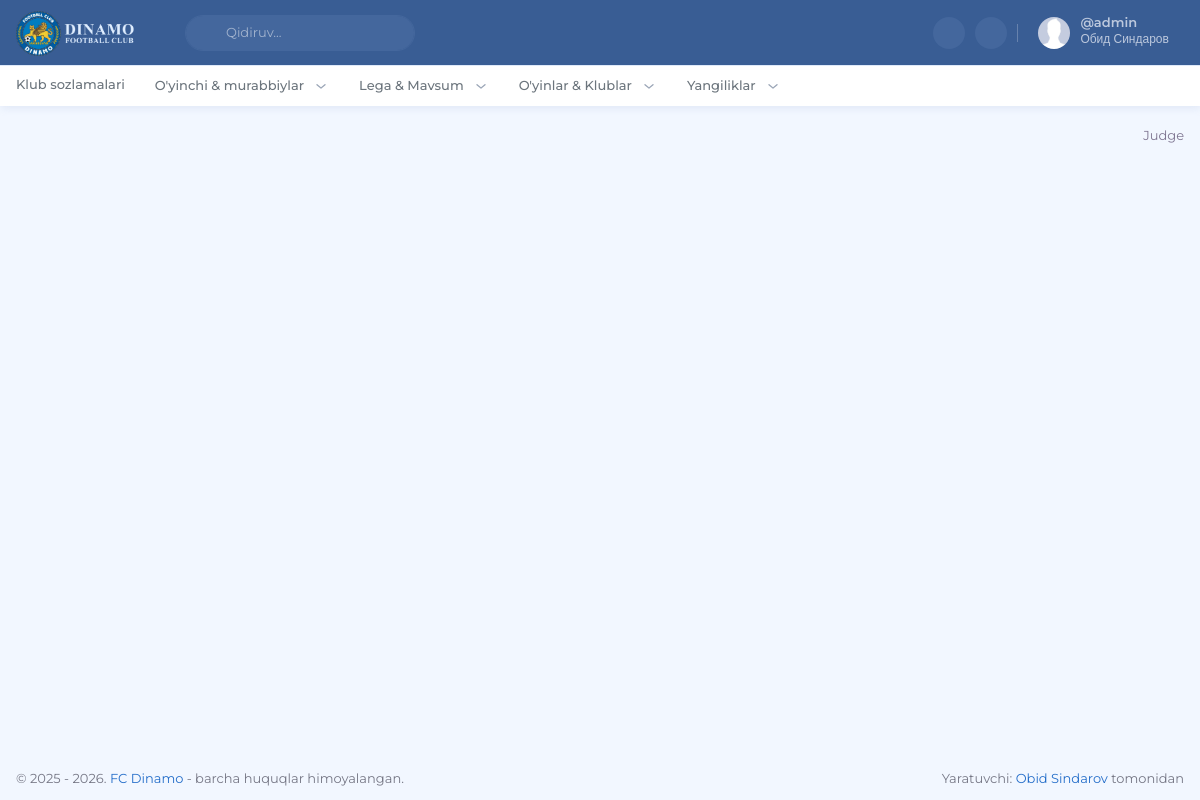
/judge/home (signed in), run on the app's committed database.
### apps/users/models.py (models this page shows, shortened)
class CustomUser(AbstractUser):
    pass

### apps/judge/views.py (the view)
# urls.py: path('home', views.judge, name='judge'),
@login_required
def judge(request):
    if not request.user.is_superuser:
        raise PermissionDenied
    paths = [
        {'title': 'judge', 'url': 'judge', 'args': []},
    ]
    context = {
        'paths': paths,
        'page_title': 'Admin sahifasi'
    }
    context.update(get_base_context(request))
    return render(request, 'judge/judge.html', context)

### apps/core/utils.py (called while the page is built)
def get_base_context(request):
    return {
        'current_year': datetime.now().year,
        'categorys': TeamType.objects.all().order_by('order')
    }

### apps/judge/templates/judge/judge.html (shortened to what this page needs)
{% load static %}
<!doctype html>
<html lang="en" data-layout="topnav" data-topbar-color="dark" data-menu-color="light" data-skin="mono">
<head>
    <link href="{% static 'css/vendors.min.css' %}" rel="stylesheet" type="text/css" />
    <link href="{% static 'css/app.min.css' %}" rel="stylesheet" type="text/css" />
    <link rel="stylesheet" href="{% static 'css/style.css' %}">
</head>
<body>
    <div class="wrapper">
        {% include 'judge/components/topbar.html' %}
        {% include 'judge/components/navbar.html' %}
        <div class="content-page">
            <div class="container-fluid">
                <div class="page-title-head d-flex align-items-center justify-content-end">
                    {% include 'core/components/breadcrumb.html' %}
                </div>
            </div>
            {% include 'judge/components/footer.html' %}
        </div>
    </div>
</body>
</html>

### apps/core/templates/core/components/user-dropdown.html (shortened to what this page needs)
{% load static %}
{% if request.user.is_authenticated %}
<div id="user-dropdown-detailed" class="topbar-item nav-user">
    <div class="dropdown">
        <a class="topbar-link dropdown-toggle drop-arrow-none px-2" data-bs-toggle="dropdown" href="#!"
            aria-haspopup="false" aria-expanded="false">
            <img src="{% static 'images/user.jpg' %}" width="32" class="rounded-circle me-lg-2 d-flex"
                alt="user-image" />
            <div class="d-lg-flex align-items-center gap-1 d-none">
                <span>
                    <h5 class="my-0 lh-1 pro-username">@{{ request.user.username }}</h5>
                    <span class="fs-xs lh-1">{{ request.user.first_name }} {{ request.user.last_name }}</span>
                </span>
                <i class="ti ti-chevron-down align-middle"></i>
            </div>
        </a>
    </div>
</div>
{% endif %}

### data on the page
CustomUser: user.username "admin", user.first_name "Обид", user.last_name "Синдаров"

### other printed values
{{ item.title|title }} "Judge"
